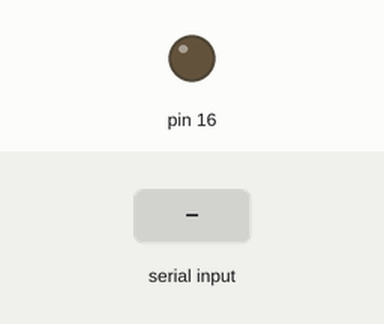
Bench run of a sketch on a simulated Arduino Uno, built with avr-gcc and run on an emulated ATmega328P. On the bench: output pins drawn as LEDs (lit = HIGH). The inputs (shaded band) are chosen by the test bench.

Above: at 1.2 s.
1.3 s: "off" received over Serial
At 3.5 s:
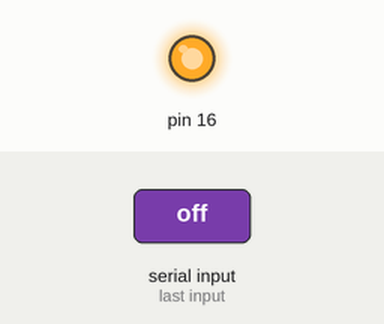
3.8 s: "on" received over Serial
At 5.5 s:
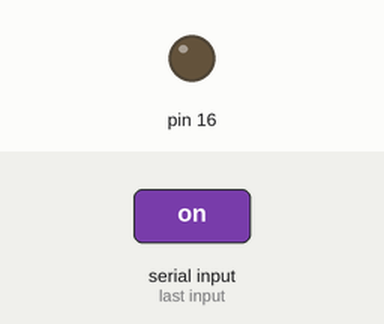
Timing chart, 0 to 7.0 s (numbered marks = the images above; inputs shaded):
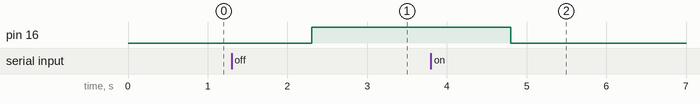

Measured:
- after the input at 1.3 s, pin 16: LOW → HIGH after 1.0 s
- after the input at 3.8 s, pin 16: HIGH → LOW after 1.0 s

The sketch:

UART_node_mcu.ino
```cpp
void setup() {
  pinMode(16,OUTPUT);
  Serial.begin(9600);
}
void loop() {
 if(Serial.available())
 {
  String a;
  a=Serial.readString();
  if(a=="on") digitalWrite(16,LOW);
  else if(a=="off") digitalWrite(16,HIGH);
 }

}
```
